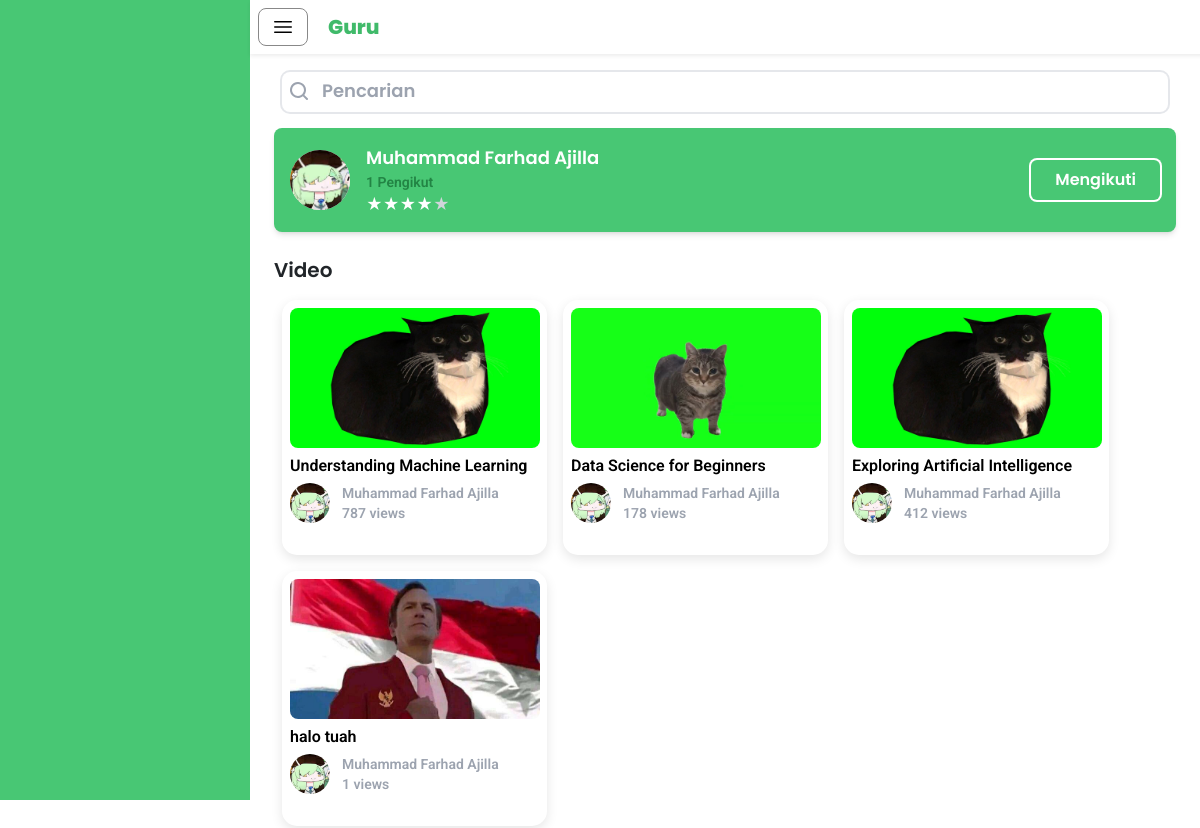
Page /siswa/profil/index.php?teacherID=2 (signed in) on the earlier database version.
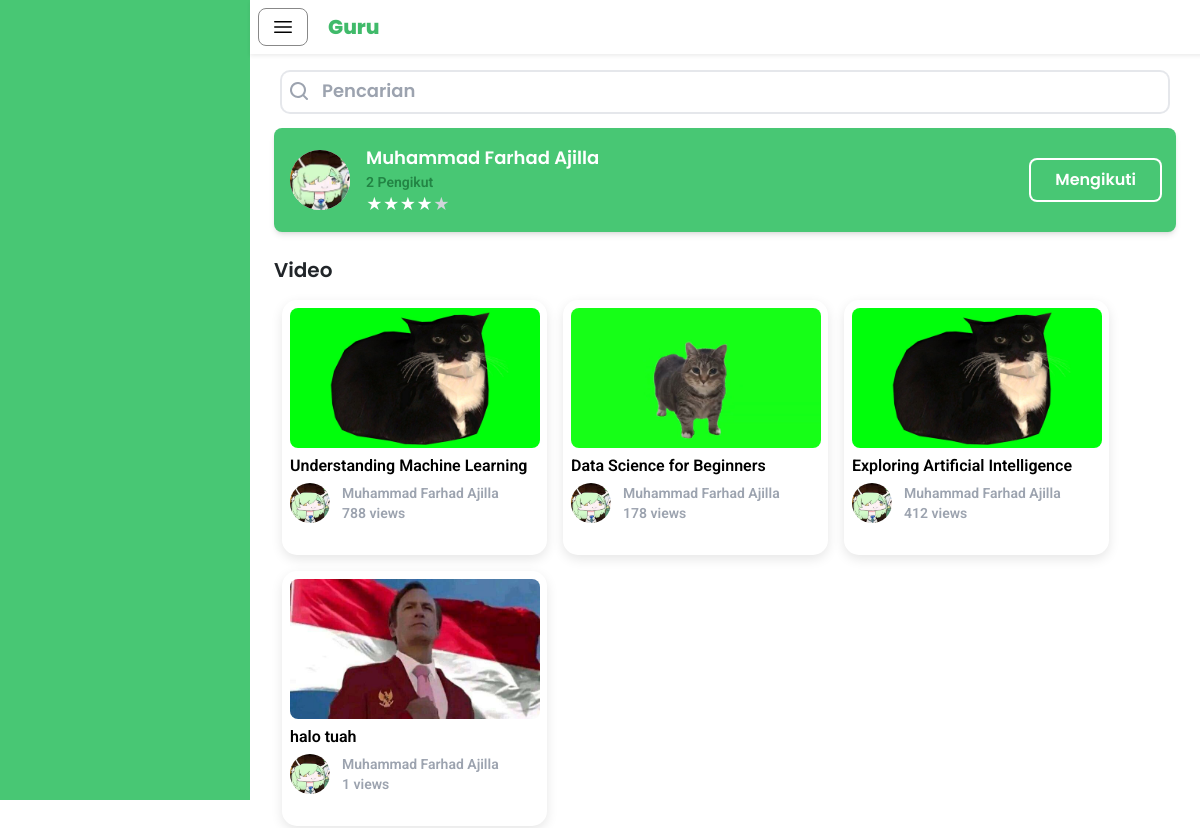
Same page on the later database version.
### tables this page shows
CREATE TABLE IF NOT EXISTS `guru` (
  `teacherID` int NOT NULL AUTO_INCREMENT,
  `userID` int NOT NULL,
  `followers` int NOT NULL,
  PRIMARY KEY (`teacherID`),
  KEY `schoolID` (`userID`),
  KEY `userID` (`userID`),
  CONSTRAINT `guru_ibfk_2` FOREIGN KEY (`userID`) REFERENCES `user` (`userID`)
);

CREATE TABLE IF NOT EXISTS `video` (
  `videoID` int NOT NULL AUTO_INCREMENT,
  `teacherID` int NOT NULL,
  `video` varchar(255) NOT NULL DEFAULT '',
  `thumbnail` varchar(255) NOT NULL DEFAULT '',
  `title` varchar(255) NOT NULL,
  `views` int NOT NULL,
  `upload_date` datetime NOT NULL,
  `favorite` int DEFAULT '0',
  PRIMARY KEY (`videoID`),
  KEY `teacherID` (`teacherID`),
  CONSTRAINT `video_ibfk_1` FOREIGN KEY (`teacherID`) REFERENCES `guru` (`teacherID`) ON DELETE CASCADE ON UPDATE CASCADE
);

CREATE TABLE IF NOT EXISTS `user` (
  `userID` int NOT NULL AUTO_INCREMENT,
  `email` varchar(255) NOT NULL,
  `password` varchar(255) NOT NULL,
  `name` varchar(255) NOT NULL,
  `school` varchar(255) NOT NULL,
  `profile_photo` varchar(255) NOT NULL,
  `role` int NOT NULL,
  PRIMARY KEY (`userID`)
);

### siswa/profil/index.php (the view, shortened to what the changed rows need)
<?php
$servername = "localhost";
$username = "root";
$password = "";
$dbname = "study_tube";
$conn = new mysqli($servername, $username, $password, $dbname);
if (isset($_GET['teacherID']) && !empty($_GET['teacherID'])) {
    $teacherID = $_GET['teacherID'];
} else {
    echo "User tidak ditemukan.";
    exit;
}
$userID = $_SESSION['user_id'];
$sqlstudentID = "SELECT studentID FROM siswa JOIN user ON siswa.userID = user.userID WHERE user.userID = ?";
$stmtstudentID = $conn->prepare($sqlstudentID);
$stmtstudentID->bind_param("i", $userID);
$stmtstudentID->execute();
$resultstudentID = $stmtstudentID->get_result();
if ($row = $resultstudentID->fetch_assoc()) {
    $studentID = $row['studentID'];
} else {
    echo "Student ID tidak ditemukan.";
}
$sql = "
    SELECT
        u.name AS teacher_name,
        u.profile_photo AS teacher_profile_photo,
        g.followers,
        g.teacherID
    FROM
        guru g
    JOIN
        user u ON g.userID = u.userID
    WHERE
        g.teacherID = ?
";
$stmt = $conn->prepare($sql);
$stmt->bind_param("i", $teacherID);
$stmt->execute();
$result = $stmt->get_result();
if ($result->num_rows > 0) {
    $row = $result->fetch_assoc();
} else {
    echo "Tidak ada data User ditemukan";
}
$sqlVideo = "
    SELECT
        video.videoID AS video_id,
        video.title AS video_title,
        video.thumbnail AS video_thumbnail,
        video.video AS video_path,
        video.views AS video_views,
        user.name AS guru_name,
        user.profile_photo AS guru_photo
    FROM
        video
    INNER JOIN
        guru
    ON
        video.teacherID = guru.teacherID
    INNER JOIN
        user
    ON
        guru.userID = user.userID
    WHERE
        guru.teacherID = ?
";
$stmt = $conn->prepare($sqlVideo);
$stmt->bind_param("i", $teacherID);
$stmt->execute();
$resultVideo = $stmt->get_result();
?>
<!DOCTYPE html>
<html lang="en">
<head>
    <script src="https://cdn.tailwindcss.com"></script>
    <link href="https://cdn.jsdelivr.net/npm/bootstrap@5.3.3/dist/css/bootstrap.min.css" rel="stylesheet">
    <link rel="stylesheet" href="/Study-Tube/siswa/style.css">
</head>
<body>
    <div id="mainContent" class="main-content bg-white">
        <div class="fixed top-0 w-full bg-white z-50 shadow-sm">
            <div class="flex items-center space-x-5 p-2">
                <h1 class="font-poppins font-extrabold text-[#40BA6A] text-xl my-auto">Guru</h1>
            </div>
        </div>
        <div class="container mt-12 p-3 my-min px-4 overflow-y-hidden">
            <div class="bg-[#48C774] text-white flex items-center justify-between p-3 rounded-lg mb-6 shadow-md w-auto mx-auto">
                <div class="flex items-center">
                    <div class="flex-shrink-0 overflow-hidden w-[60px] h-[60px] rounded-full bg-white items-center z-1 mr-4">
                        <div class="mx-auto">
                            <img id="profilePhoto" src="<?= htmlspecialchars($row['teacher_profile_photo']); ?>">
                        </div>
                    </div>
                    <div>
                    <p class="text-lg font-poppins"><?= htmlspecialchars($row['teacher_name']); ?></p>
                    <p class="text-sm font-roboto text-[#228444]"><?= htmlspecialchars($row['followers']); ?> Pengikut</p>
                        <div class="flex text-white">
                            <span>&#9733;</span>
                            <span>&#9733;</span>
                            <span>&#9733;</span>
                            <span>&#9733;</span>
                            <span class="text-gray-300">&#9733;</span>
                        </div>
                    </div>
                </div>
            </div>
            <?php if ($resultVideo && $resultVideo->num_rows > 0): ?>
                <h1 class="font-poppins mb-2 text-xl">Video</h1>
                <div class="container p-2 mb-2">
                    <div class="space-x-2 space-y-3">
                        <div id="containerVideo" class="flex flex-wrap gap-3">
                            <?php if ($resultVideo && $resultVideo->num_rows > 0): ?>
                                <?php while ($video = $resultVideo->fetch_assoc()): ?>
                                    <div
                                        onclick="location.href='/Study-Tube/siswa/tonton/index.php?video=<?php echo urlencode($video['video_path']); ?>&videoID=<?php echo $video['video_id']; ?>'"
                                        class="w-[265px] h-[255px] col-rounded-shadow cursor-pointer p-2"
                                    >
                                        <div class="overflow-hidden w-[250px] h-[140px] rounded-lg bg-white">
                                            <div class="mx-auto item thumbnail">
                                                <img
                                                    src="<?= htmlspecialchars($video['video_thumbnail']) ?>"
                                                    alt="<?= htmlspecialchars($video['video_title']) ?>"
                                                    class="w-full h-full object-cover"
                                                >
                                            </div>
                                        </div>
                                        <h1 class="font-roboto text-black text-ellipsis overflow-hidden line-clamp-2 mt-2">
                                            <?= htmlspecialchars($video['video_title']) ?>
                                        </h1>
                                        <div class="row mt-2">
                                            <div class="flex space-x-3">
                                                <div class="mx-auto overflow-hidden w-[40px] h-[40px] rounded-full bg-white">
                                                    <div class="mx-auto">
                                                        <img
                                                            src="<?= htmlspecialchars($video['guru_photo']) ?>"
                                                            alt="<?= htmlspecialchars($video['guru_name']) ?>"
                                                            class="w-full h-full object-cover"
                                                        >
                                                    </div>
                                                </div>
                                                <div class="col">
                                                    <h1 class="font-roboto text-gray-400 text-sm truncate overflow-hidden">
                                                        <?= htmlspecialchars($video['guru_name']) ?>
                                                    </h1>
                                                    <h1 class="font-roboto text-gray-400 text-sm truncate overflow-hidden">
                                                        <?= htmlspecialchars($video['video_views']) ?> views
                                                    </h1>
                                                </div>
                                            </div>
                                        </div>
                                    </div>
                                <?php endwhile; ?>
                            <?php else: ?>
                                <p class="font-roboto mb-2 text-l">Tidak ada hasil</p>
                            <?php endif; ?>
                        </div>
                    </div>
                </div>
            <?php endif; ?>
</body>
</html>

Differences in the rows shown:
changed guru "Muhammad Farhad Ajilla": followers "1" → "2"
changed video "Understanding Machine Learning": views "787" → "788"
